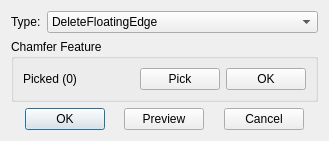
<?xml version="1.0" encoding="UTF-8"?>
<ui version="4.0">
 <class>DefeatureInfoDialog</class>
 <widget class="QDialog" name="DefeatureInfoDialog">
  <property name="geometry">
   <rect>
    <x>0</x>
    <y>0</y>
    <width>329</width>
    <height>139</height>
   </rect>
  </property>
  <property name="windowTitle">
   <string>Defeature</string>
  </property>
  <layout class="QGridLayout" name="gridLayout_5">
   <item row="3" column="0">
    <widget class="QWidget" name="widget" native="true">
     <property name="sizePolicy">
      <sizepolicy hsizetype="Preferred" vsizetype="Fixed">
       <horstretch>0</horstretch>
       <verstretch>0</verstretch>
      </sizepolicy>
     </property>
     <layout class="QGridLayout" name="gridLayout_3">
      <property name="leftMargin">
       <number>0</number>
      </property>
      <property name="topMargin">
       <number>0</number>
      </property>
      <property name="rightMargin">
       <number>0</number>
      </property>
      <property name="bottomMargin">
       <number>0</number>
      </property>
      <item row="0" column="4">
       <spacer name="horizontalSpacer_3">
        <property name="orientation">
         <enum>Qt::Horizontal</enum>
        </property>
        <property name="sizeHint" stdset="0">
         <size>
          <width>40</width>
          <height>20</height>
         </size>
        </property>
       </spacer>
      </item>
      <item row="0" column="1">
       <widget class="QPushButton" name="btnOK">
        <property name="text">
         <string>OK</string>
        </property>
       </widget>
      </item>
      <item row="0" column="3">
       <widget class="QPushButton" name="btnPreview">
        <property name="text">
         <string>Preview</string>
        </property>
       </widget>
      </item>
      <item row="0" column="5">
       <widget class="QPushButton" name="btnCancel">
        <property name="text">
         <string>Cancel</string>
        </property>
       </widget>
      </item>
      <item row="0" column="2">
       <spacer name="horizontalSpacer_2">
        <property name="orientation">
         <enum>Qt::Horizontal</enum>
        </property>
        <property name="sizeHint" stdset="0">
         <size>
          <width>40</width>
          <height>20</height>
         </size>
        </property>
       </spacer>
      </item>
      <item row="0" column="0">
       <spacer name="horizontalSpacer">
        <property name="orientation">
         <enum>Qt::Horizontal</enum>
        </property>
        <property name="sizeHint" stdset="0">
         <size>
          <width>40</width>
          <height>20</height>
         </size>
        </property>
       </spacer>
      </item>
      <item row="0" column="6">
       <spacer name="horizontalSpacer_4">
        <property name="orientation">
         <enum>Qt::Horizontal</enum>
        </property>
        <property name="sizeHint" stdset="0">
         <size>
          <width>40</width>
          <height>20</height>
         </size>
        </property>
       </spacer>
      </item>
     </layout>
    </widget>
   </item>
   <item row="0" column="0">
    <widget class="QWidget" name="widget_2" native="true">
     <property name="sizePolicy">
      <sizepolicy hsizetype="Preferred" vsizetype="Fixed">
       <horstretch>0</horstretch>
       <verstretch>0</verstretch>
      </sizepolicy>
     </property>
     <layout class="QGridLayout" name="gridLayout_2">
      <property name="leftMargin">
       <number>0</number>
      </property>
      <property name="topMargin">
       <number>0</number>
      </property>
      <property name="rightMargin">
       <number>0</number>
      </property>
      <property name="bottomMargin">
       <number>0</number>
      </property>
      <item row="0" column="0">
       <widget class="QLabel" name="label">
        <property name="sizePolicy">
         <sizepolicy hsizetype="Fixed" vsizetype="Preferred">
          <horstretch>0</horstretch>
          <verstretch>0</verstretch>
         </sizepolicy>
        </property>
        <property name="text">
         <string>Type:</string>
        </property>
       </widget>
      </item>
      <item row="0" column="1">
       <widget class="QComboBox" name="cmbType">
        <property name="currentIndex">
         <number>0</number>
        </property>
        <item>
         <property name="text">
          <string>DeleteFloatingEdge</string>
         </property>
        </item>
       </widget>
      </item>
     </layout>
    </widget>
   </item>
   <item row="1" column="0">
    <widget class="QStackedWidget" name="stackedWidget">
     <property name="currentIndex">
      <number>0</number>
     </property>
     <widget class="QWidget" name="pageChamfer">
      <layout class="QGridLayout" name="gridLayout_16">
       <property name="leftMargin">
        <number>0</number>
       </property>
       <property name="topMargin">
        <number>0</number>
       </property>
       <property name="rightMargin">
        <number>0</number>
       </property>
       <property name="bottomMargin">
        <number>0</number>
       </property>
       <item row="0" column="0">
        <widget class="QGroupBox" name="groupBoxFace">
         <property name="title">
          <string>Chamfer Feature</string>
         </property>
         <layout class="QGridLayout" name="gridLayout_4" columnstretch="1,0,0">
          <item row="0" column="0">
           <widget class="QLabel" name="labelFace">
            <property name="text">
             <string>Picked (0)</string>
            </property>
           </widget>
          </item>
          <item row="0" column="1">
           <widget class="QPushButton" name="btnPick">
            <property name="text">
             <string>Pick</string>
            </property>
           </widget>
          </item>
          <item row="0" column="2">
           <widget class="QPushButton" name="btnPickOK">
            <property name="text">
             <string>OK</string>
            </property>
           </widget>
          </item>
         </layout>
        </widget>
       </item>
      </layout>
     </widget>
    </widget>
   </item>
   <item row="2" column="0">
    <spacer name="verticalSpacer">
     <property name="orientation">
      <enum>Qt::Vertical</enum>
     </property>
     <property name="sizeHint" stdset="0">
      <size>
       <width>20</width>
       <height>40</height>
      </size>
     </property>
    </spacer>
   </item>
  </layout>
 </widget>
 <resources/>
 <connections/>
</ui>
